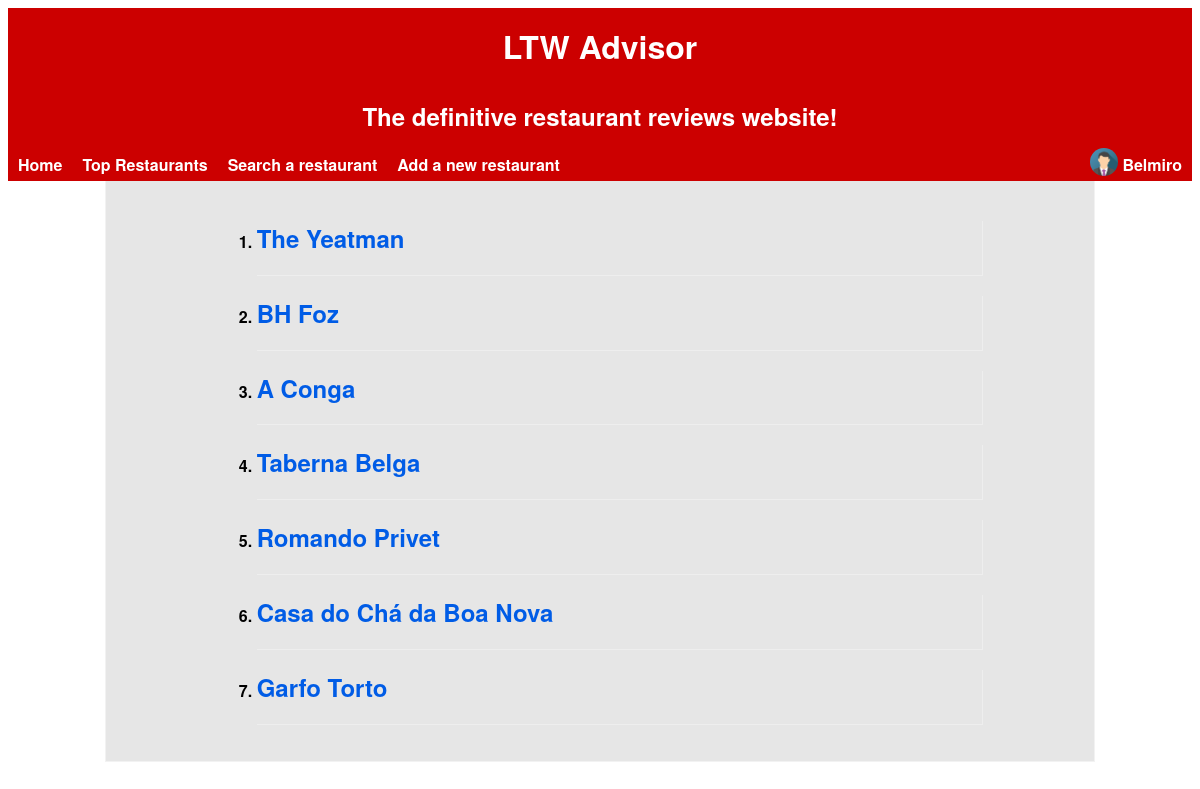
The app's page /pages/top_restaurants.php (signed in), older data.
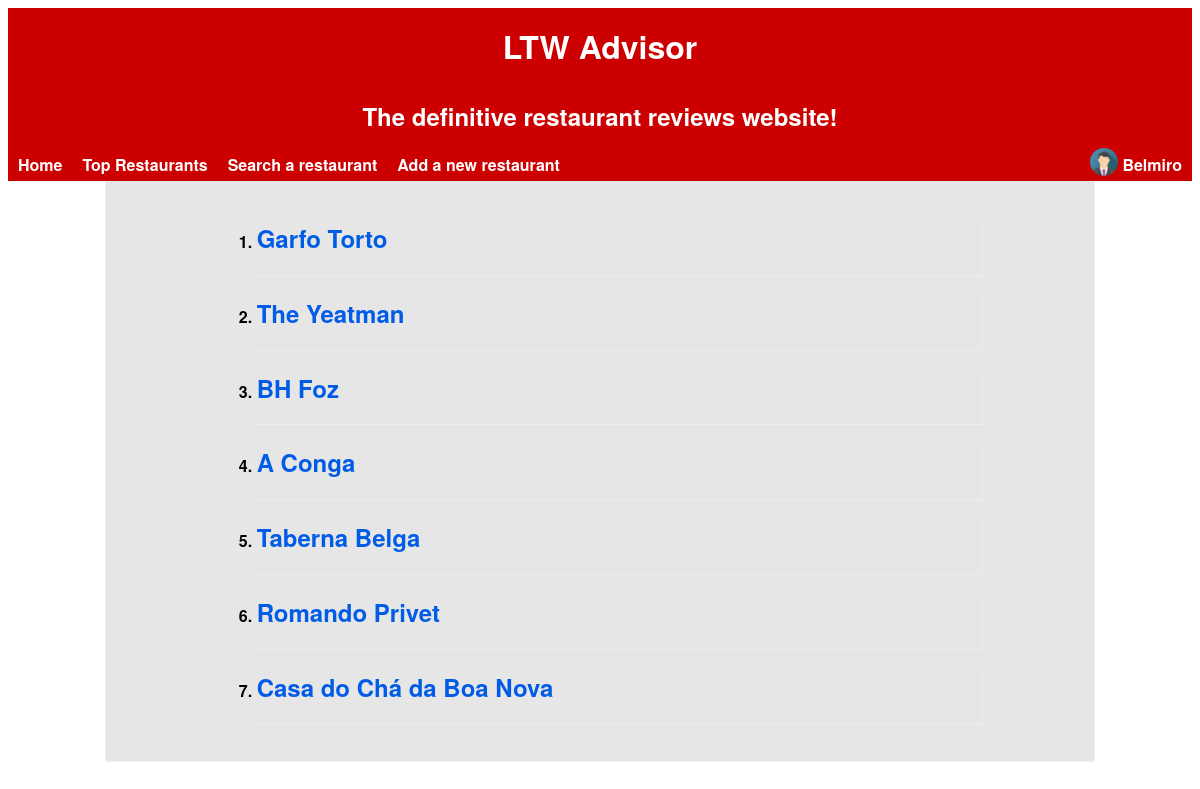
The same page, newer data.
### tables this page shows
CREATE TABLE Restaurant(
    idRestaurant        INTEGER PRIMARY KEY AUTOINCREMENT,
    name                STRING NOT NULL,
    description         STRING NOT NULL,
    score               FLOAT,

    idOwner             INTEGER REFERENCES User(idUser),
    idRestaurantInfo    INTEGER REFERENCES RestaurantInfo(idRestaurantInfo)
);

### pages/top_restaurants.php (called while the page is built, shortened)
<?php
    include_once('../database/connection.php');
    include_once('../database/db_restaurants.php');
    $restaurants = searchTopRestaurants();
    include_once('../templates/header.php');
    include_once('../templates/restaurants.php');
?>

### database/db_restaurants.php (called while the page is built, shortened)
<?php
    function searchTopRestaurants() {
        global $db;
        $stmt = $db->prepare('SELECT * FROM Restaurant ORDER BY score DESC LIMIT 10');
        $stmt->execute();
        return $stmt->fetchAll();
    }
?>

### templates/restaurants.php (the view, shortened to what this page needs)
<section id="restaurants">
	<ol>
    <?php foreach($restaurants as $restaurant) { ?>
    <article>
        <li> <a href="../templates/restaurant.php?idRestaurant=<?=$restaurant['idRestaurant']?>"><h2><?= $restaurant['name'] ?></h2></a> </li>
    </article>
    <?php } ?>
</section>

Row changes from the older to the newer data that the page shows:
changed restaurant "Garfo Torto": moves up the list
